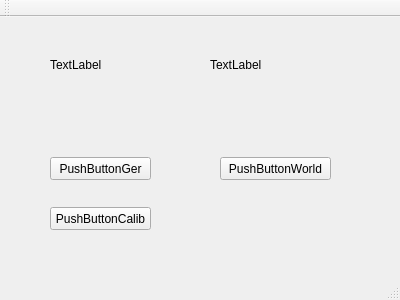
<?xml version="1.0" encoding="UTF-8"?>
<ui version="4.0">
 <class>MainWindow</class>
 <widget class="QMainWindow" name="MainWindow">
  <property name="geometry">
   <rect>
    <x>0</x>
    <y>0</y>
    <width>400</width>
    <height>300</height>
   </rect>
  </property>
  <property name="windowTitle">
   <string>MainWindow</string>
  </property>
  <widget class="QWidget" name="centralWidget">
   <widget class="QLabel" name="labelGer">
    <property name="geometry">
     <rect>
      <x>50</x>
      <y>40</y>
      <width>111</width>
      <height>16</height>
     </rect>
    </property>
    <property name="text">
     <string>TextLabel</string>
    </property>
   </widget>
   <widget class="QLabel" name="labelWorld">
    <property name="geometry">
     <rect>
      <x>210</x>
      <y>40</y>
      <width>141</width>
      <height>16</height>
     </rect>
    </property>
    <property name="text">
     <string>TextLabel</string>
    </property>
   </widget>
   <widget class="QPushButton" name="pushButtonGer">
    <property name="geometry">
     <rect>
      <x>50</x>
      <y>140</y>
      <width>101</width>
      <height>23</height>
     </rect>
    </property>
    <property name="text">
     <string>PushButtonGer</string>
    </property>
   </widget>
   <widget class="QPushButton" name="pushButtonWorld">
    <property name="geometry">
     <rect>
      <x>220</x>
      <y>140</y>
      <width>111</width>
      <height>23</height>
     </rect>
    </property>
    <property name="text">
     <string>PushButtonWorld</string>
    </property>
   </widget>
   <widget class="QPushButton" name="pushButtonCalib">
    <property name="geometry">
     <rect>
      <x>50</x>
      <y>190</y>
      <width>101</width>
      <height>23</height>
     </rect>
    </property>
    <property name="text">
     <string>PushButtonCalib</string>
    </property>
   </widget>
  </widget>
  <widget class="QMenuBar" name="menuBar">
   <property name="geometry">
    <rect>
     <x>0</x>
     <y>0</y>
     <width>400</width>
     <height>21</height>
    </rect>
   </property>
  </widget>
  <widget class="QToolBar" name="mainToolBar">
   <attribute name="toolBarArea">
    <enum>TopToolBarArea</enum>
   </attribute>
   <attribute name="toolBarBreak">
    <bool>false</bool>
   </attribute>
  </widget>
  <widget class="QStatusBar" name="statusBar"/>
 </widget>
 <layoutdefault spacing="6" margin="11"/>
 <resources/>
 <connections/>
</ui>
